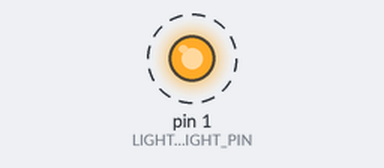
Simulated run of this sketch. Board: Arduino Uno, built with avr-gcc and run on an emulated ATmega328P. Shown: output pins drawn as LEDs (lit = HIGH). Dashed ring = blinking.

Above: at 0.2 s.
Timing chart, 0 to 3.0 s (numbered marks = the images above):
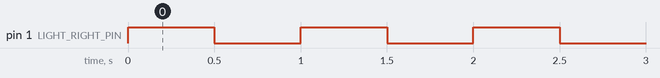

The sketch:

Lights.ino
```cpp
#include "Common.h"
#include "LightsControl.h"

uint8_t LightR = LOW;
uint8_t LightL = LOW;

void setup()
{
  // put your setup code here, to run once:
  LigtControl_Setup();

}

void loop()
{

  LightR = !LightR; //toggle status
  LightL = !LightL; //toggle status

  LigtControl_LightRSet(LightR);
  LigtControl_LightLSet(LightL);
  LigtControl_Loop();
  delay(500);
}
```

Common.h
```cpp
#ifndef _COMMON_APP_
#define _COMMON_APP_

#include <Arduino.h>


#define SERIAL_DEBUG Serial
#define SERIAL_DEBUG_BAUDRATE 115200

#define MOVE_STOP     'S'
#define MOVE_FORWARD  'F'
#define MOVE_BACKWARD 'B'
#define MOVE_LEFT     'L'
#define MOVE_RIGHT    'R'
#define MOVE_UP       'U'
#define MOVE_DOWN     'D'

#endif /*_COMMON_APP_*/
```

LightsControl.cpp
```cpp
#include "Common.h"
#include "LightsControl_cfg.h"

static uint8_t LightR_Status = LOW;
static uint8_t LightR_LastStatus = LOW;

static uint8_t LightL_Status = LOW;
static uint8_t LightL_LastStatus = LOW;


static void LigtControl_LightRSetup()
{
  pinMode(LIGHT_RIGHT_PIN,OUTPUT);
  digitalWrite(LIGHT_RIGHT_PIN,LOW);
}

static void LigtControl_LightRSetStatus(uint8_t LightStatus)
{
  digitalWrite(LIGHT_RIGHT_PIN,LightStatus);
}


static void LigtControl_LightLSetup()
{
  pinMode(LIGHT_LEFT_PIN,OUTPUT);
  digitalWrite(LIGHT_LEFT_PIN,LOW);
}

static void LigtControl_LightLSetStatus(uint8_t LightStatus)
{
  digitalWrite(LIGHT_LEFT_PIN,LightStatus);
}


void LigtControl_Setup(void)
{
  LigtControl_LightRSetup();
  LigtControl_LightLSetup();
}

void LigtControl_Loop(void)
{
  if(LightR_Status != LightR_LastStatus)
  {
    LightR_LastStatus = LightR_Status;
    LigtControl_LightRSetStatus(LightR_LastStatus);
  }

  if(LightL_Status != LightL_LastStatus)
  {
    LightL_LastStatus = LightL_Status;
    LigtControl_LightLSetStatus(LightL_LastStatus);
  }

}
void LigtControl_LightRSet(uint8_t LightStatus)
{
  LightR_Status = LightStatus;
}

void LigtControl_LightLSet(uint8_t LightStatus)
{
  LightL_Status = LightStatus;
}
```

LightsControl.h
```cpp
#ifndef _LIGHT_CONTROL_APP_
#define _LIGHT_CONTROL_APP_

void LigtControl_Setup(void);
void LigtControl_Loop(void);
void LigtControl_LightRSet(uint8_t LightStatus);
void LigtControl_LightLSet(uint8_t LightStatus);


#endif
```

LightsControl_cfg.h
```cpp
#ifndef _LIGHT_CONTROL_CFG_
#define _LIGHT_CONTROL_CFG_

#define LIGHT_RIGHT_PIN 1
#define LIGHT_LEFT_PIN 1


#endif
```

Measured:
- by itself, pin 1 (LIGHT_RIGHT_PIN): alternates HIGH for 0.50 s and LOW for 0.50 s
